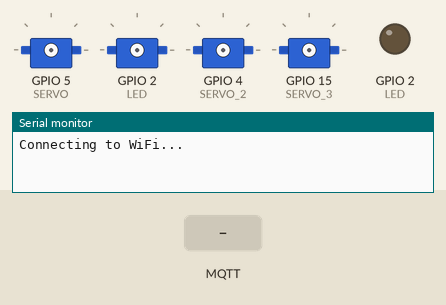
Simulated run of this sketch. Board: ESP32. Shown: 4 × servo, output pins drawn as LEDs (lit = HIGH), the last lines printed to the serial monitor. The test bench sets the inputs (shaded band). WiFi joins after 1.5 s; servers stay silent unless stated; no MQTT or app messages arrive unless stated; servo pulses on a pin are drawn as a servo (544–2400 µs = 0–180°); pins used as bus, display or sensor lines are not drawn.

Above: at 1.6 s.
At 3.3 s:
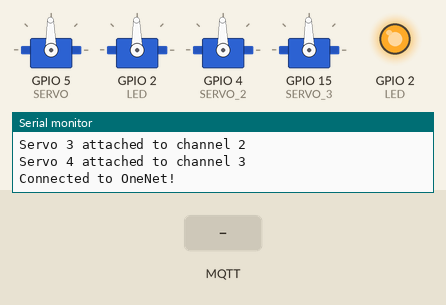
3.4 s: MQTT message "1" arrives on the first subscribed topic
4.9 s: MQTT message "on" arrives on the first subscribed topic
6.4 s: MQTT message "off" arrives on the first subscribed topic
Timing chart, 0 to 9.4 s (numbered marks = the images above; inputs shaded):
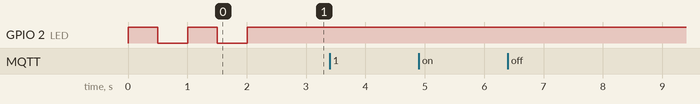

The sketch:

send_request.ino
```cpp
#include <Arduino.h>
#include <WiFi.h>
#include <PubSubClient.h>
#include <Ticker.h>
#include <ArduinoJson.h>

#define LED 2 // LED灯连接到GPIO 2，用LED灯指示设备状态

#define ONENET_TOPIC_PROP_POST "$sys/" product_id "/" device_id "/thing/property/post"             // 设备属性上报请求
#define ONENET_TOPIC_PROP_SET "$sys/" product_id "/" device_id "/thing/property/set"               // 设备属性设置请求
#define ONENET_TOPIC_PROP_POST_REPLY "$sys/" product_id "/" device_id "/thing/property/post/reply" // 设备属性上报响应
#define ONENET_TOPIC_PROP_SET_REPLY "$sys/" product_id "/" device_id "/thing/property/set_reply"   // 设备属性设置响应
#define ONENET_TOPIC_PROP_FORMAT "{\"id\":\"%u\", \"version\":\"1.0\", \"params\":%s}"             // 设备属性格式模板

#define FREQ 50
#define CHANNEL 0
#define CHANNEL_1 1
#define CHANNEL_2 2
#define CHANNEL_3 3
#define RESOLUTION 8
#define SERVO 5
#define SERVO_1 2
#define SERVO_2 4
#define SERVO_3 15

const char *ssid = "TP-LINK_G";    // 替换成自己的WiFi名称
const char *password = "88888888"; // 替换成自己的WiFi密码

const char *mqtt_server = "mqtts.heclouds.com"; // MQTT服务器地址
const int mqtt_port = 1883;                     // MQTT服务器端口

#define product_id "4lF0z4M2J1"                                                                                                            // 替换成自己的产品
#define device_id "test"                                                                                                                   // 替换成自己的设备ID
#define token "version=2018-10-31&res=products%2F4lF0z4M2J1%2Fdevices%2Ftest&et=1744387714&method=md5&sign=%2BFLMW9brZHqbg7afprcbUw%3D%3D" // 替换成自己的token

int postMsgId = 0;          // 消息ID初始值为0
float longitude = 113.0031; // 经度
float latitude = 33.0163;   // 纬度
// 这里定义自己要传输的数据
const char *longitude_a = "114.0031";
const char *latitude_a = "33.0163";

WiFiClient espclient;           // 创建一个WiFiClient对象
PubSubClient client(espclient); // 创建一个PubSubClient对象
Ticker ticker;

void LED_Flash(int time);
void WiFiConnect();
void OneNet_Connect();
void OneNet_Prop_Post();
void callback(char *topic, byte *payload, unsigned int length);

int calculatePWM(int degree)
{

  int min_width = 0.5 / 20 * pow(2, RESOLUTION);
  int max_width = 2.5 / 20 * pow(2, RESOLUTION);

  return (max_width - min_width) * degree / 180 + min_width;
}

void setup()
{
  pinMode(LED, OUTPUT); // LED灯设置为输出模式
  Serial.begin(9600);   // 串口初始化，波特率9600，用于输出调试信息
  WiFiConnect();        // 连接WiFi

  // 建立 LEDC 通道0
  ledcSetup(CHANNEL, FREQ, RESOLUTION);
  // 关联 GPIO 口与 LEDC 通道
  ledcAttachPin(SERVO, CHANNEL);
  Serial.println("Servo 1 attached to channel 0");

  // 建立 LEDC 通道1
  ledcSetup(CHANNEL_1, FREQ, RESOLUTION);
  // 关联 GPIO 口与 LEDC 通道
  ledcAttachPin(SERVO_1, CHANNEL_1);
  Serial.println("Servo 2 attached to channel 1");

  // 设置 LEDC 通道2
  ledcSetup(CHANNEL_2, FREQ, RESOLUTION);
  ledcAttachPin(SERVO_2, CHANNEL_2);
  Serial.println("Servo 3 attached to channel 2");

  // 设置 LEDC 通道3
  ledcSetup(CHANNEL_3, FREQ, RESOLUTION);
  ledcAttachPin(SERVO_3, CHANNEL_3);
  Serial.println("Servo 4 attached to channel 3");

  // 设置所有舵机的初始角度
  int initialAngle = 90;
  ledcWrite(CHANNEL, calculatePWM(initialAngle));
  ledcWrite(CHANNEL_1, calculatePWM(initialAngle));
  ledcWrite(CHANNEL_2, calculatePWM(initialAngle));
  ledcWrite(CHANNEL_3, calculatePWM(initialAngle));
}

void loop()
{
  if (WiFi.status() != WL_CONNECTED)
  {
    // 如果WiFi连接断开，重新连接WiFi
    WiFiConnect();
  }

  if (!client.connected())
  {
    // 如果MQTT连接断开，重新连接OneNet
    OneNet_Connect();
  }

  // 保持MQTT连接
  client.loop();
}

void LED_Flash(int time)
{
  digitalWrite(LED, HIGH); // 点亮LED
  delay(time);             // 延时time
  digitalWrite(LED, LOW);  // 熄灭LED
  delay(time);             // 延时time
}

void WiFiConnect()
{
  WiFi.begin(ssid, password); // 连接WiFi
  while (WiFi.status() != WL_CONNECTED)
  {                 // 等待WiFi连接，WiFi.status()返回当前WiFi连接状态，WL_CONNECTED为连接成功状态
    LED_Flash(500); // LED闪烁，循环等待
    Serial.println("Connecting to WiFi...");
  }
  Serial.println("Connected to the WiFi network"); // WiFi连接成功
  Serial.println(WiFi.localIP());                  // 输出设备IP地址
  digitalWrite(LED, HIGH);                         // 点亮LED
}

void OneNet_Connect()
{
  client.setServer(mqtt_server, mqtt_port); // 设置MQTT服务器地址和端口
  client.setCallback(callback);             // 设置回调函数
  if (client.connect(device_id, product_id, token))
  { // 连接到OneNet
    LED_Flash(500);
    Serial.println("Connected to OneNet!");
  }
  else
  {
    Serial.println("Failed to connect to OneNet!");
  }
  client.subscribe(ONENET_TOPIC_PROP_SET);        // 订阅设备属性设置请求
  client.subscribe(ONENET_TOPIC_PROP_POST_REPLY); // 订阅设备属性上报响应
}

void OneNet_Prop_Post()
{
  if (client.connected())
  {
    char parmas[256];
    char jsonBuf[256];
    sprintf(parmas, "{\"longitude\":{\"value\":%.4f},\"latitude\":{\"value\":%.4f}}", longitude, latitude);
    // 数据请求格式，详情看阿里云的官方文档https://open.iot.10086.cn/doc/v5/fuse/detail/922
    Serial.println(parmas);

    sprintf(jsonBuf, ONENET_TOPIC_PROP_FORMAT, postMsgId++, parmas);
    Serial.println(jsonBuf);

    if (client.publish(ONENET_TOPIC_PROP_POST, jsonBuf))
    {
      LED_Flash(500);
      Serial.println("Post property success!");
    }
    else
    {
      Serial.println("Post property failed!");
    }
  }
}
void callback(char *topic, byte *payload, unsigned int length)
{
  // 将payload转换为字符串
  String message;
  for (int i = 0; i < length; i++)
  {
    message += (char)payload[i];
  }
  Serial.print("Message arrived [");
  Serial.print(topic);
  Serial.print("] ");
  Serial.println(message);

  // 解析JSON格式的消息
  DynamicJsonDocument doc(1024);
  DeserializationError error = deserializeJson(doc, message);

  if (error)
  {
    Serial.print("deserializeJson() failed: ");
    Serial.println(error.c_str());
    return;
  }

  // 获取命令
  if (doc["params"].containsKey("angle_1"))
  {
    int angle_1 = doc["params"]["angle_1"];
    if (angle_1 >= 0 && angle_1 <= 180)
    {
      ledcWrite(CHANNEL, calculatePWM(angle_1));
      Serial.print("Rotating servo 1 to ");
      Serial.print(angle_1);
      Serial.println(" degrees");
    }
    else
    {
      Serial.println("Invalid angle for servo 1 received");
    }
  }

  if (doc["params"].containsKey("angle_2"))
  {
    int angle_2 = doc["params"]["angle_2"];
    if (angle_2 >= 0 && angle_2 <= 180)
    {
      ledcWrite(CHANNEL_1, calculatePWM(angle_2)); // 使用正确的通道 CHANNEL_1
      Serial.print("Rotating servo 2 to ");
      Serial.print(angle_2);
      Serial.println(" degrees");
    }
    else
    {
      Serial.println("Invalid angle for servo 2 received");
    }
  }

  if (doc["params"].containsKey("angle_3"))
  {
    int angle_3 = doc["params"]["angle_3"];
    if (angle_3 >= 0 && angle_3 <= 180)
    {
      ledcWrite(CHANNEL_2, calculatePWM(angle_3));
      Serial.print("Rotating servo 3 to ");
      Serial.print(angle_3);
      Serial.println(" degrees");
    }
    else
    {
      Serial.println("Invalid angle for servo 3 received");
    }
  }

  if (doc["params"].containsKey("angle_4"))
  {
    int angle_4 = doc["params"]["angle_4"];
    if (angle_4 >= 0 && angle_4 <= 180)
    {
      ledcWrite(CHANNEL_3, calculatePWM(angle_4));
      Serial.print("Rotating servo 4 to ");
      Serial.print(angle_4);
      Serial.println(" degrees");
    }
    else
    {
      Serial.println("Invalid angle for servo 4 received");
    }
  }
}
```
